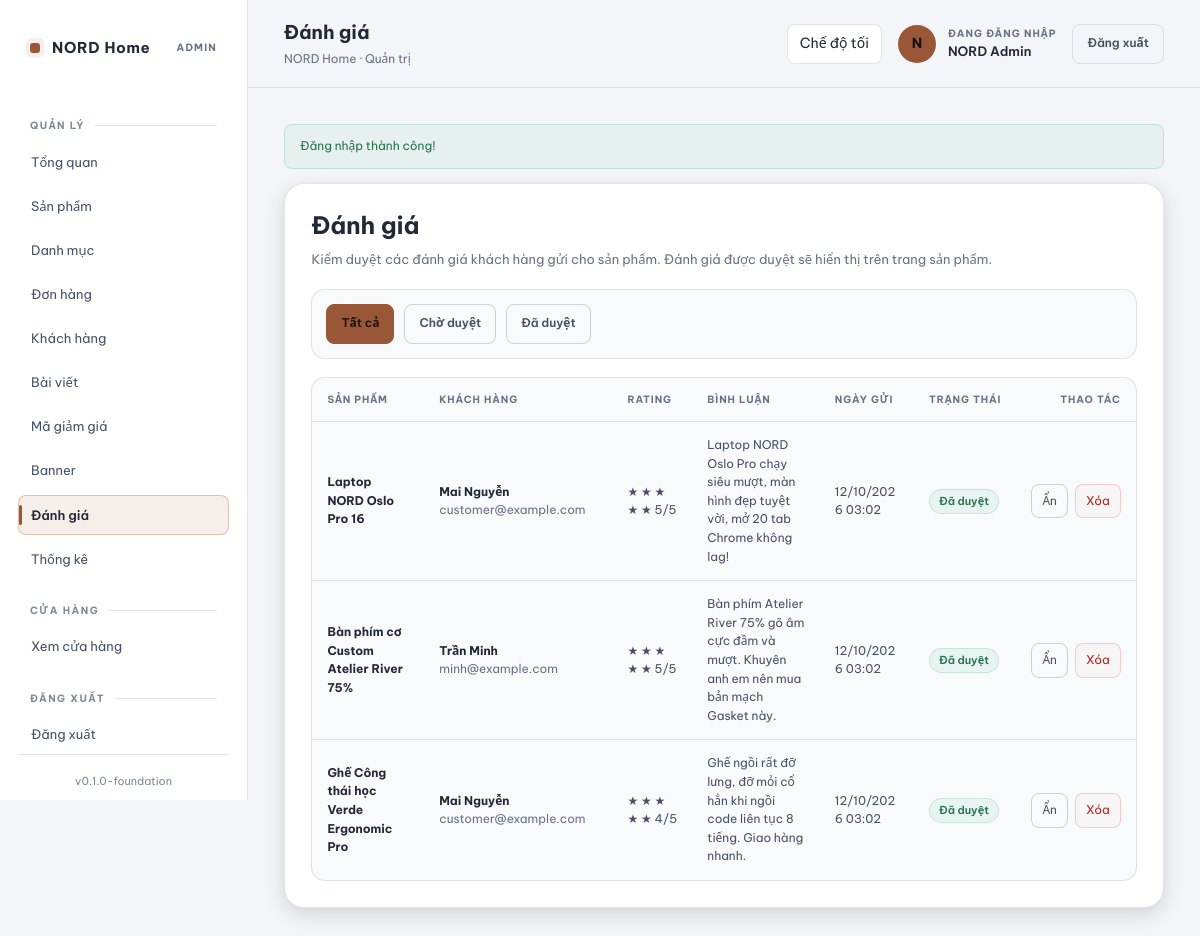
Screenshot of /admin/reviews.php (signed in) with the database file from the repository.
### tables this page shows
CREATE TABLE `reviews` (
  `id` INT UNSIGNED NOT NULL AUTO_INCREMENT,
  `product_id` INT UNSIGNED NOT NULL,
  `user_id` INT UNSIGNED NOT NULL,
  `order_id` INT UNSIGNED DEFAULT NULL,
  `rating` TINYINT UNSIGNED NOT NULL,
  `comment` TEXT DEFAULT NULL,
  `is_approved` TINYINT(1) NOT NULL DEFAULT 0,
  `created_at` DATETIME NOT NULL DEFAULT CURRENT_TIMESTAMP,
  `updated_at` DATETIME NOT NULL DEFAULT CURRENT_TIMESTAMP ON UPDATE CURRENT_TIMESTAMP,
  PRIMARY KEY (`id`),
  KEY `idx_reviews_product` (`product_id`),
  KEY `idx_reviews_user` (`user_id`),
  KEY `idx_reviews_order` (`order_id`),
  CONSTRAINT `fk_reviews_product`
    FOREIGN KEY (`product_id`) REFERENCES `products` (`id`)
    ON DELETE CASCADE ON UPDATE CASCADE,
  CONSTRAINT `fk_reviews_user`
    FOREIGN KEY (`user_id`) REFERENCES `users` (`id`)
    ON DELETE CASCADE ON UPDATE CASCADE,
  CONSTRAINT `fk_reviews_order`
    FOREIGN KEY (`order_id`) REFERENCES `orders` (`id`)
    ON DELETE SET NULL ON UPDATE CASCADE
);

CREATE TABLE `products` (
  `id` INT UNSIGNED NOT NULL AUTO_INCREMENT,
  `category_id` INT UNSIGNED NOT NULL,
  `brand_id` INT UNSIGNED DEFAULT NULL,
  `name` VARCHAR(200) NOT NULL,
  `slug` VARCHAR(220) NOT NULL,
  `sku` VARCHAR(64) NOT NULL,
  `short_description` VARCHAR(500) DEFAULT NULL,
  `description` TEXT DEFAULT NULL,
  `price` DECIMAL(12,2) NOT NULL DEFAULT 0.00,
  `compare_price` DECIMAL(12,2) DEFAULT NULL,
  `cost` DECIMAL(12,2) DEFAULT NULL,
  `stock` INT NOT NULL DEFAULT 0,
  `weight` DECIMAL(8,2) DEFAULT NULL,
  `is_featured` TINYINT(1) NOT NULL DEFAULT 0,
  `is_active` TINYINT(1) NOT NULL DEFAULT 1,
  `created_at` DATETIME NOT NULL DEFAULT CURRENT_TIMESTAMP,
  `updated_at` DATETIME NOT NULL DEFAULT CURRENT_TIMESTAMP ON UPDATE CURRENT_TIMESTAMP,
  PRIMARY KEY (`id`),
  UNIQUE KEY `uq_products_slug` (`slug`),
  UNIQUE KEY `uq_products_sku` (`sku`),
  KEY `idx_products_category` (`category_id`),
  KEY `idx_products_brand` (`brand_id`),
  KEY `idx_products_featured` (`is_featured`),
  KEY `idx_products_active_price` (`is_active`, `price`),
  CONSTRAINT `fk_products_category`
    FOREIGN KEY (`category_id`) REFERENCES `categories` (`id`)
    ON DELETE RESTRICT ON UPDATE CASCADE,
  CONSTRAINT `fk_products_brand`
    FOREIGN KEY (`brand_id`) REFERENCES `brands` (`id`)
    ON DELETE SET NULL ON UPDATE CASCADE
);

CREATE TABLE `users` (
  `id` INT UNSIGNED NOT NULL AUTO_INCREMENT,
  `name` VARCHAR(120) NOT NULL,
  `email` VARCHAR(190) NOT NULL,
  `password` VARCHAR(255) NOT NULL,
  `phone` VARCHAR(30) DEFAULT NULL,
  `role` ENUM('customer', 'admin') NOT NULL DEFAULT 'customer',
  `status` ENUM('active', 'inactive', 'banned') NOT NULL DEFAULT 'active',
  `email_verified_at` DATETIME DEFAULT NULL,
  `created_at` DATETIME NOT NULL DEFAULT CURRENT_TIMESTAMP,
  `updated_at` DATETIME NOT NULL DEFAULT CURRENT_TIMESTAMP ON UPDATE CURRENT_TIMESTAMP,
  PRIMARY KEY (`id`),
  UNIQUE KEY `uq_users_email` (`email`),
  KEY `idx_users_role` (`role`),
  KEY `idx_users_status` (`status`)
);

### includes/functions.php (called while the page is built, shortened)
<?php
function e(?string $value): string
{
    return htmlspecialchars((string) $value, ENT_QUOTES | ENT_SUBSTITUTE, 'UTF-8');
}
function url(string $path = ''): string
{
    $path = ltrim($path, '/');
    return $path === '' ? BASE_URL : BASE_URL . '/' . $path;
}
function format_date(?string $datetime, string $format = 'd/m/Y H:i'): string
{
    $timestamp = strtotime($datetime);
    return date($format, $timestamp);
}

### config/database.php (called while the page is built, shortened)
<?php
function pdo_options(): array
{
    return [
        PDO::ATTR_ERRMODE => PDO::ERRMODE_EXCEPTION,
        PDO::ATTR_DEFAULT_FETCH_MODE => PDO::FETCH_ASSOC,
        PDO::ATTR_EMULATE_PREPARES => false,
    ];
}
function db(): PDO
{
    $dsn = sprintf(
        'mysql:host=%s;port=%s;dbname=%s;charset=%s',
        DB_HOST,
        DB_PORT,
        DB_NAME,
        DB_CHARSET
    );
    $pdo = new PDO($dsn, DB_USER, DB_PASS, pdo_options());
    return $pdo;
}

### includes/admin-data.php (called while the page is built, shortened)
<?php
require_once __DIR__ . '/functions.php';
require_once __DIR__ . '/storefront-helpers.php';
function admin_reviews_all(string $filter = ''): array
{
    $where = '';
    $params = [];
    try {
        $stmt = db()->prepare(
            "SELECT r.*, u.name AS user_name, u.email AS user_email,
                    p.name AS product_name
             FROM reviews r
             INNER JOIN users u ON u.id = r.user_id
             INNER JOIN products p ON p.id = r.product_id
             $where
             ORDER BY r.created_at DESC
             LIMIT 200"
        );
        $stmt->execute($params);
        return $stmt->fetchAll() ?: [];
    } catch (PDOException $e) {
        return [];
    }
}

### includes/storefront-helpers.php (called while the page is built, shortened)
<?php
function storefront_excerpt(?string $text, int $max = 110): string
{
    $text = trim($text);
    if (mb_strlen($text, 'UTF-8') <= $max) {
        return $text;
    }
    $cut = mb_substr($text, 0, $max, 'UTF-8');
    return rtrim($cut, ' ,.;:') . '…';
}

### admin/reviews.php (the view, shortened to what this page needs)
<?php
require_once dirname(__DIR__) . '/includes/admin-data.php';
$filter = (string) ($_GET['filter'] ?? '');
$reviews = admin_reviews_all($filter);
require dirname(__DIR__) . '/includes/admin-header.php';
?>
<div class="admin-card">
    <h1>Đánh giá</h1>
    <p class="admin-card-sub">Kiểm duyệt các đánh giá khách hàng gửi cho sản phẩm. Đánh giá được duyệt sẽ hiển thị trên trang sản phẩm.</p>
    <div class="admin-toolbar">
        <a class="admin-btn <?= $filter === '' ? 'admin-btn--primary' : '' ?>" href="<?= e(url('admin/reviews.php')) ?>">Tất cả</a>
        <a class="admin-btn <?= $filter === 'pending'  ? 'admin-btn--primary' : '' ?>" href="<?= e(url('admin/reviews.php?filter=pending')) ?>">Chờ duyệt</a>
        <a class="admin-btn <?= $filter === 'approved' ? 'admin-btn--primary' : '' ?>" href="<?= e(url('admin/reviews.php?filter=approved')) ?>">Đã duyệt</a>
    </div>
    <?php if (empty($reviews)): ?>
        <div class="admin-empty">Chưa có đánh giá nào phù hợp.</div>
    <?php else: ?>
        <div class="admin-table-wrap">
            <table class="admin-table">
                <thead>
                    <tr>
                        <th>Sản phẩm</th>
                        <th>Khách hàng</th>
                        <th>Rating</th>
                        <th>Bình luận</th>
                        <th>Ngày gửi</th>
                        <th>Trạng thái</th>
                        <th class="col-actions">Thao tác</th>
                    </tr>
                </thead>
                <tbody>
                <?php foreach ($reviews as $rv): ?>
                    <tr>
                        <td>
                            <a href="<?= e(url('product.php?id=' . (int) $rv['product_id'])) ?>" target="_blank" rel="noopener">
                                <strong><?= e($rv['product_name']) ?></strong>
                            </a>
                        </td>
                        <td class="col-product-cell">
                            <strong><?= e($rv['user_name']) ?></strong>
                            <span class="secondary"><?= e($rv['user_email']) ?></span>
                        </td>
                        <td>
                            <?php $rating = (int) $rv['rating']; ?>
                            <span class="admin-stars" aria-label="<?= $rating ?>/5">
                                <?php for ($i = 0; $i < 5; $i++): ?>
                                    <?php if ($i < $rating): ?>★<?php else: ?><span class="admin-stars-empty">★</span><?php endif; ?>
                                <?php endfor; ?>
                                <span class="admin-stars-meta"><?= $rating ?>/5</span>
                            </span>
                        </td>
                        <td style="max-width:380px;"><?= e(storefront_excerpt((string) ($rv['comment'] ?? ''), 200)) ?></td>
                        <td><?= e(format_date($rv['created_at'])) ?></td>
                        <td>
                            <?php if ((int) $rv['is_approved'] === 1): ?>
                                <span class="admin-badge admin-badge--ok">Đã duyệt</span>
                            <?php else: ?>
                                <span class="admin-badge admin-badge--warn">Chờ duyệt</span>
                            <?php endif; ?>
                        </td>
                        <td class="col-actions">
                            <span class="admin-action-row">
                                <?php if ((int) $rv['is_approved'] === 1): ?>
                                    <form method="post" action="">
                                        <button type="submit" class="admin-btn admin-btn--small">Ẩn</button>
                                    </form>
                                <?php endif; ?>
                                <form method="post" action="" onsubmit="return confirm('Xóa đánh giá này?');">
                                    <button type="submit" class="admin-btn admin-btn--small admin-btn--danger">Xóa</button>
                                </form>
                            </span>
                        </td>
                    </tr>
                <?php endforeach; ?>
                </tbody>
            </table>
        </div>
    <?php endif; ?>
</div>
<?php require dirname(__DIR__) . '/includes/admin-footer.php'; ?>

### rows the page displays
reviews: product.name "Laptop NORD Oslo Pro 16", user.name "Mai Nguyễn", user.email "customer@example.com", rating "5", comment "Laptop NORD Oslo Pro chạy siêu mượt, màn hình đẹp tuyệt vời, mở 20 tab Chrome không lag!", created_at "12/10/2026 03:02", is_approved "Đã duyệt"
reviews: product.name "Bàn phím cơ Custom Atelier River 75%", user.name "Trần Minh", user.email "minh@example.com", rating "5", comment "Bàn phím Atelier River 75% gõ âm cực đầm và mượt. Khuyên anh em nên mua bản mạch Gasket này.", created_at "12/10/2026 03:02", is_approved "Đã duyệt"
reviews: product.name "Ghế Công thái học Verde Ergonomic Pro", user.name "Mai Nguyễn", user.email "customer@example.com", rating "4", comment "Ghế ngồi rất đỡ lưng, đỡ mỏi cổ hẳn khi ngồi code liên tục 8 tiếng. Giao hàng nhanh.", created_at "12/10/2026 03:02", is_approved "Đã duyệt"

### other values shown
APP_NAME "NORD Home"
APP_VERSION "0.1.0-foundation"
$pageTitle "Đánh giá"
current_user()['name'] "NORD Admin"
$flash['message'] "Đăng nhập thành công!"
